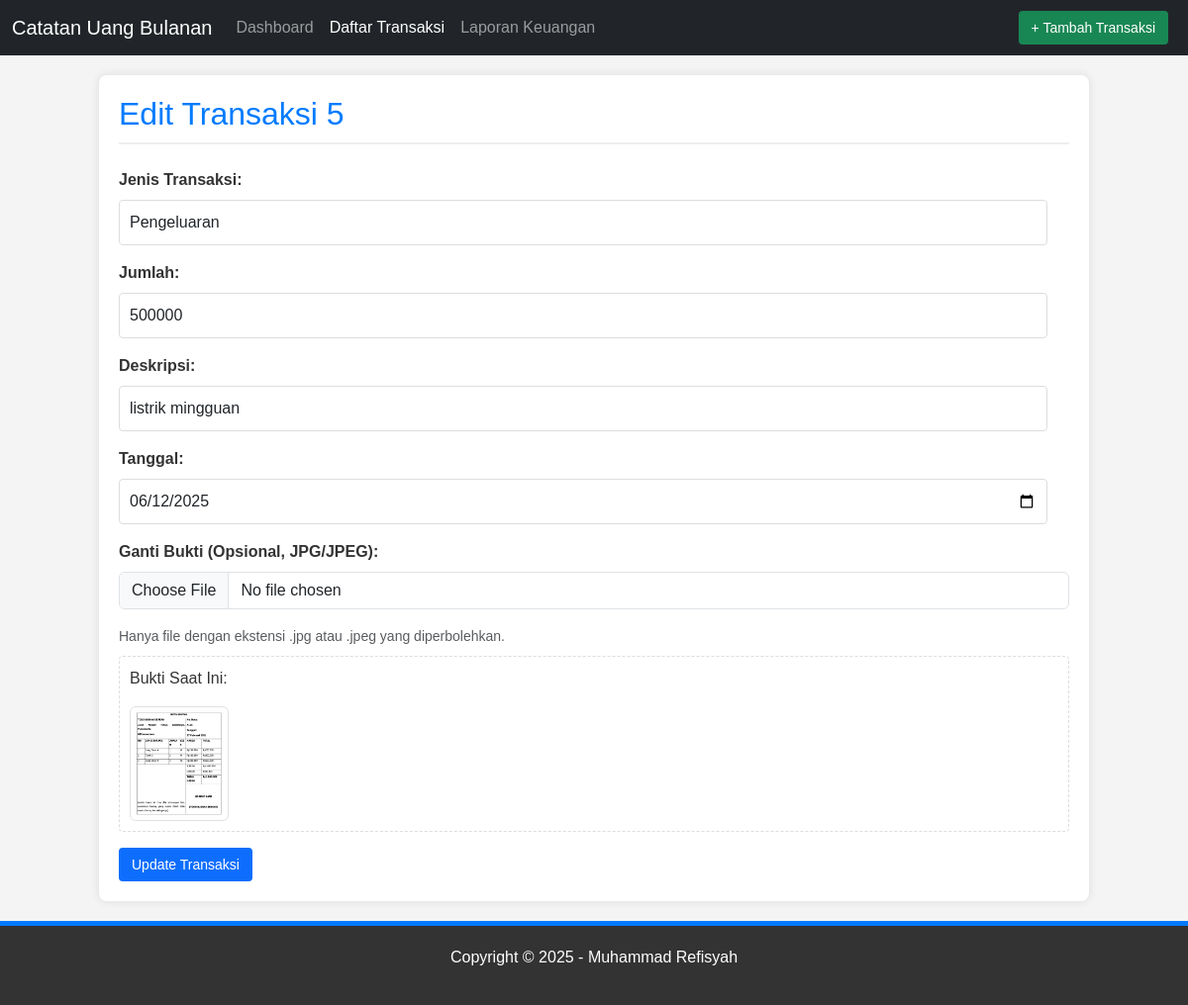
/index.php?page=edit&id=5&jenis=pengeluaran, run on the app's committed database.
### tables this page shows
CREATE TABLE `pengeluaran` (
  `id` int NOT NULL AUTO_INCREMENT,
  `deskripsi` varchar(255) NOT NULL,
  `jumlah` int NOT NULL,
  `tanggal` date NOT NULL,
  `bukti` varchar(255) DEFAULT NULL,
  `created_at` timestamp NULL DEFAULT CURRENT_TIMESTAMP,
  `updated_at` timestamp NULL DEFAULT CURRENT_TIMESTAMP ON UPDATE CURRENT_TIMESTAMP,
  PRIMARY KEY (`id`)
);

### index.php (the view, shortened to what this page needs)
<?php
include 'config.php';
function sanitize_input($data) {
    global $conn;
    $data = trim($data);
    $data = stripslashes($data);
    $data = htmlspecialchars($data);
    $data = $conn->real_escape_string($data);
    return $data;
}
$page = isset($_GET['page']) ? $_GET['page'] : 'daftar';
$id = isset($_GET['id']) ? (int)$_GET['id'] : 0;
$jenis = isset($_GET['jenis']) ? sanitize_input($_GET['jenis']) : '';
?>
<!DOCTYPE html>
<html lang="id">
<head>
    <link href="https://cdn.jsdelivr.net/npm/bootstrap@5.3.3/dist/css/bootstrap.min.css" rel="stylesheet">
    <link rel="stylesheet" href="style.css">
</head>
<body>
    <div class="wrapper">
        <nav class="navbar navbar-expand-lg navbar-dark bg-dark"> <div class="container-fluid">
                <a class="navbar-brand" href="index.php?page=dashboard">Catatan Uang Bulanan</a>
                <div class="collapse navbar-collapse" id="navbarNavAltMarkup">
                    <div class="navbar-nav me-auto"> <a class="nav-link <?= ($page == 'dashboard' ? 'active' : '') ?>" aria-current="page" href="index.php?page=dashboard">Dashboard</a>
                        <a class="nav-link <?= ($page == 'daftar' || $page == 'tambah' || $page == 'edit' ? 'active' : '') ?>" href="index.php?page=daftar">Daftar Transaksi</a>
                        <a class="nav-link <?= ($page == 'laporan' ? 'active' : '') ?>" href="index.php?page=laporan">Laporan Keuangan</a>
                    </div>
                    <div class="navbar-nav"> <a class="btn btn-success me-2" href="index.php?page=tambah">+ Tambah Transaksi</a> </div>
                </div>
            </div>
        </nav>
        <div class="container">
            <?php
            switch ($page) {
                    ?>
                    <?php
                case 'edit':
                    $transaksi_data = null;
                    if ($id > 0 && !empty($jenis)) {
                        $tableName = ($jenis == 'pemasukan') ? 'pemasukan' : 'pengeluaran';
                        $sql = "SELECT id, deskripsi, jumlah, tanggal, bukti FROM $tableName WHERE id = ?";
                        $stmt = $conn->prepare($sql);
                        $stmt->bind_param("i", $id);
                        $stmt->execute();
                        $result = $stmt->get_result();
                        if ($result->num_rows > 0) {
                            $transaksi_data = $result->fetch_assoc();
                            $transaksi_data['tipe_transaksi'] = $jenis;
                        }
                    }
                    if (!$transaksi_data): ?>
                        <div class="alert alert-danger">Data tidak ditemukan atau jenis tidak valid.</div>
                    <?php else: ?>
                        <h2 class="mb-4">Edit Transaksi <?= $transaksi_data['id'] ?></h2>
                        <form action="index.php" method="POST" enctype="multipart/form-data">
                            <div class="mb-3">
                                <label for="tipe_transaksi_display" class="form-label">Jenis Transaksi:</label>
                                <input type="text" id="tipe_transaksi_display" class="form-control" value="<?= ucfirst($transaksi_data['tipe_transaksi']) ?>" readonly>
                            </div>
                            <div class="mb-3">
                                <label for="jumlah" class="form-label">Jumlah:</label>
                                <input type="number" name="jumlah" id="jumlah" class="form-control" placeholder="Jumlah" required value="<?= $transaksi_data['jumlah'] ?>">
                            </div>
                            <div class="mb-3">
                                <label for="deskripsi" class="form-label">Deskripsi:</label>
                                <input type="text" name="deskripsi" id="deskripsi" class="form-control" placeholder="Deskripsi" required value="<?= $transaksi_data['deskripsi'] ?>">
                            </div>
                            <div class="mb-3">
                                <label for="tanggal" class="form-label">Tanggal:</label>
                                <input type="date" name="tanggal" id="tanggal" class="form-control" required value="<?= $transaksi_data['tanggal'] ?>">
                            </div>
                            <div class="mb-3">
                                <label for="bukti" class="form-label">Ganti Bukti (Opsional, JPG/JPEG):</label>
                                <input type="file" name="bukti" id="bukti" class="form-control" accept="image/jpeg">
                                <small class="form-text text-muted">Hanya file dengan ekstensi .jpg atau .jpeg yang diperbolehkan.</small>
                                <?php if (!empty($transaksi_data['bukti'])): ?>
                                    <div class="mt-2 current-bukti">
                                        <p>Bukti Saat Ini:</p>
                                        <img src="uploads/bukti/<?= $transaksi_data['bukti'] ?>" alt="Bukti Saat Ini" width="100" class="img-thumbnail">
                                    </div>
                                <?php endif; ?>
                            </div>
                            <button type="submit" name="update_transaksi" class="btn btn-primary">Update Transaksi</button>
                        </form>
                    <?php
                    endif;
                    break;
                    ?>
                    <?php
            }
            ?>
        </div> </div> <div class="footer">
        <p>Copyright &copy; 2025 - Muhammad Refisyah</p>
    </div>
</body>
</html>

### style.css (style rules this page uses)
html, body { height: 100%; margin: 0; padding: 0; }
body { display: flex; flex-direction: column; background-color: #f4f4f4; color: #333; font-family: Arial, sans-serif; }
.wrapper { flex: 1; display: flex; flex-direction: column; }
.container { max-width: 1000px; margin: 20px auto; background-color: #fff; padding: 20px; box-shadow: 0 0 10px rgba(0, 0, 0, 0.1); border-radius: 8px; flex-grow: 1; }
h2 { color: #007bff; border-bottom: 2px solid #eee; padding-bottom: 10px; margin-bottom: 20px; }
form { margin-top: 20px; }
form label { display: block; margin-bottom: 5px; font-weight: bold; }
form input[type="text"], form input[type="number"], form input[type="date"], form select { width: calc(100% - 22px); padding: 10px; margin-bottom: 15px; border: 1px solid #ddd; border-radius: 4px; font-size: 16px; }
form input[type="file"] { margin-bottom: 15px; }
form button { background-color: #007bff; color: white; padding: 10px 20px; border: none; border-radius: 4px; cursor: pointer; font-size: 16px; transition: background-color 0.3s ease; }
.btn { display: inline-block; padding: 6px 12px; margin-bottom: 0; font-size: 14px; font-weight: normal; line-height: 1.42857143; text-align: center; white-space: nowrap; vertical-align: middle; cursor: pointer; border: 1px solid transparent; border-radius: 4px; text-decoration: none; }
.text-muted { color: #6c757d; }
.current-bukti { margin-top: 10px; margin-bottom: 15px; padding: 10px; border: 1px dashed #ddd; border-radius: 4px; }
.footer { text-align: center; padding: 20px; margin-top: auto; background-color: #333; color: #fff; border-top: 5px solid #007bff; }

### data on the page
pengeluaran: id "5", jumlah "500000", deskripsi "listrik mingguan", tanggal "06/12/2025", bukti (picture)
